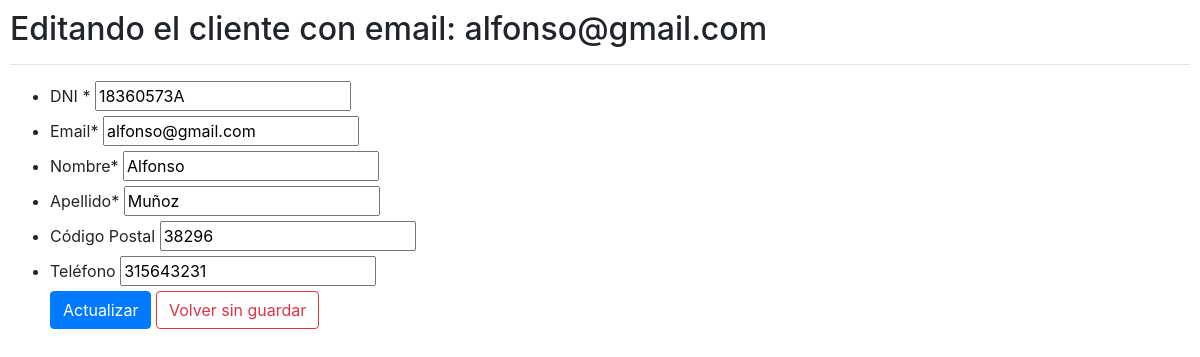
The page /pages/clients/edit-client.php?id=alfonso@gmail.com on the database its author committed.
### tables this page shows
CREATE TABLE IF NOT EXISTS `CLIENTS` (
  `email` VARCHAR(45) NOT NULL,
  `DNI` VARCHAR(9) NOT NULL,
  `pc` int(9) NULL,
  `tlf` INT(9) NULL,
  `nameClient` VARCHAR(45) NOT NULL,
  `surname` VARCHAR(45) NOT NULL,
  PRIMARY KEY (`email`),
  UNIQUE INDEX `DNI_UNIQUE` (`DNI` ASC) VISIBLE,
  UNIQUE INDEX `tlf_UNIQUE` (`tlf` ASC) VISIBLE);

### pages/clients/edit-client.php (the view, shortened to what this page needs)
<?php
$user = "USER1";
$password = "ADBD2122";
$database = "app-tienda";
$db = mysqli_connect("localhost", $user, $password, $database) or die('Error al conectar al servidor MySQL.');
$url_email = $_GET['id'];
$result = $db->query("SELECT * FROM `CLIENTS` WHERE email='$url_email'");
$row = $result->fetch_assoc();
?>
<!DOCTYPE html>
<html>
<head>
  <link rel="stylesheet" href="edit-client.css">
  <link rel="stylesheet" href="https://maxcdn.bootstrapcdn.com/bootstrap/4.0.0/css/bootstrap.min.css">
</head>
<body style="margin: 10px; padding:0;">
  <div class="header">
    <h2>Editando el cliente con email: <?php echo $url_email; ?></h2>
  </div>
  <hr>
  <form action="../actions/update.php?email=<?php echo $url_email; ?>" method="post">
    <ul class="form-style-1">
      <li>
        <label>DNI <span class="required">*</span></label>
        <input type="text" name="DNI" class="field-divided" value="<?php echo $row['DNI']; ?>" />
      </li>
      <li>
        <label>Email<span class="required">*</span></label>
        <input type="text" name="email" class="field-divided" value="<?php echo $row['email']; ?>" />
      </li>
      <li>
        <label>Nombre<span class="required">*</span></label>
        <input type="text"  name="nameClient" class="field-divided" value="<?php echo $row['nameClient']; ?>" />
      </li>
      <li>
        <label>Apellido<span class="required">*</span></label>
        <input type="text" s name="surname" class="field-divided" value="<?php echo $row['surname']; ?>" />
      </li>
      <li>
        <label>Código Postal</label>
        <input type="number"  name="pc" class="field-divided" value="<?php echo $row['pc']; ?>" />
      </li>
      <li>
      <label>Teléfono</label>
        <input type="text" step="0.01" min="0" name="tlf" class="field-divided" value="<?php echo $row['tlf']; ?>"/>
      </li>
      <input type="submit" name="update" value="Actualizar" class="btn btn-primary">
      <a class="btn btn-outline-danger" href="./clients.php">Volver sin guardar</a>
    </ul>
  </form>
</body>
</html>

### rows shown on the page
clients: DNI "18360573A", email "alfonso@gmail.com", nameClient "Alfonso", surname "Muñoz", pc "38296", tlf "315643231"

### other values the page prints
$url_email "alfonso@gmail.com"
